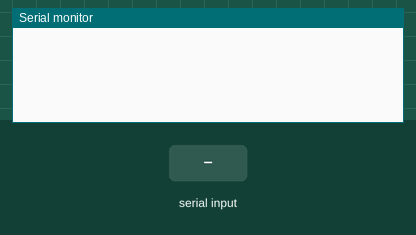
The sketch below on a simulated Arduino Uno, built with avr-gcc and run on an emulated ATmega328P. Shown: the last lines printed to the serial monitor. The inputs (shaded band) are chosen by the test bench.

Above: at 1.2 s.
1.3 s: "90,45\n" received over Serial
At 3.5 s:
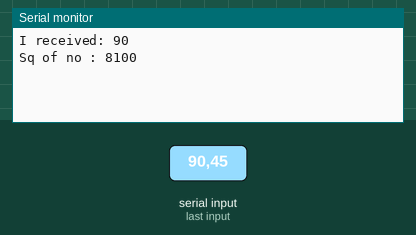
3.8 s: "30,150\n" received over Serial
At 5.5 s:
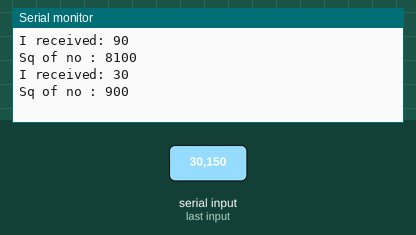

The sketch:

IOT_8_SB.ino
```cpp
int out;
void setup()
{
  Serial.begin(9600);
}
void loop()
{
  if (Serial.available()>0)
  {
    int num=Serial.readString().toInt();
    Serial.print("I received: ");
    Serial.println(num);
    out=num*num;
    Serial.print("Sq of no : ");
    Serial.println(out);
  }
}
```

Measured:
- after the input at 1.3 s, the serial monitor: prints a new line after 1.0 s (image 1)
- after the input at 3.8 s, the serial monitor: prints a new line after 1.0 s (image 2)
